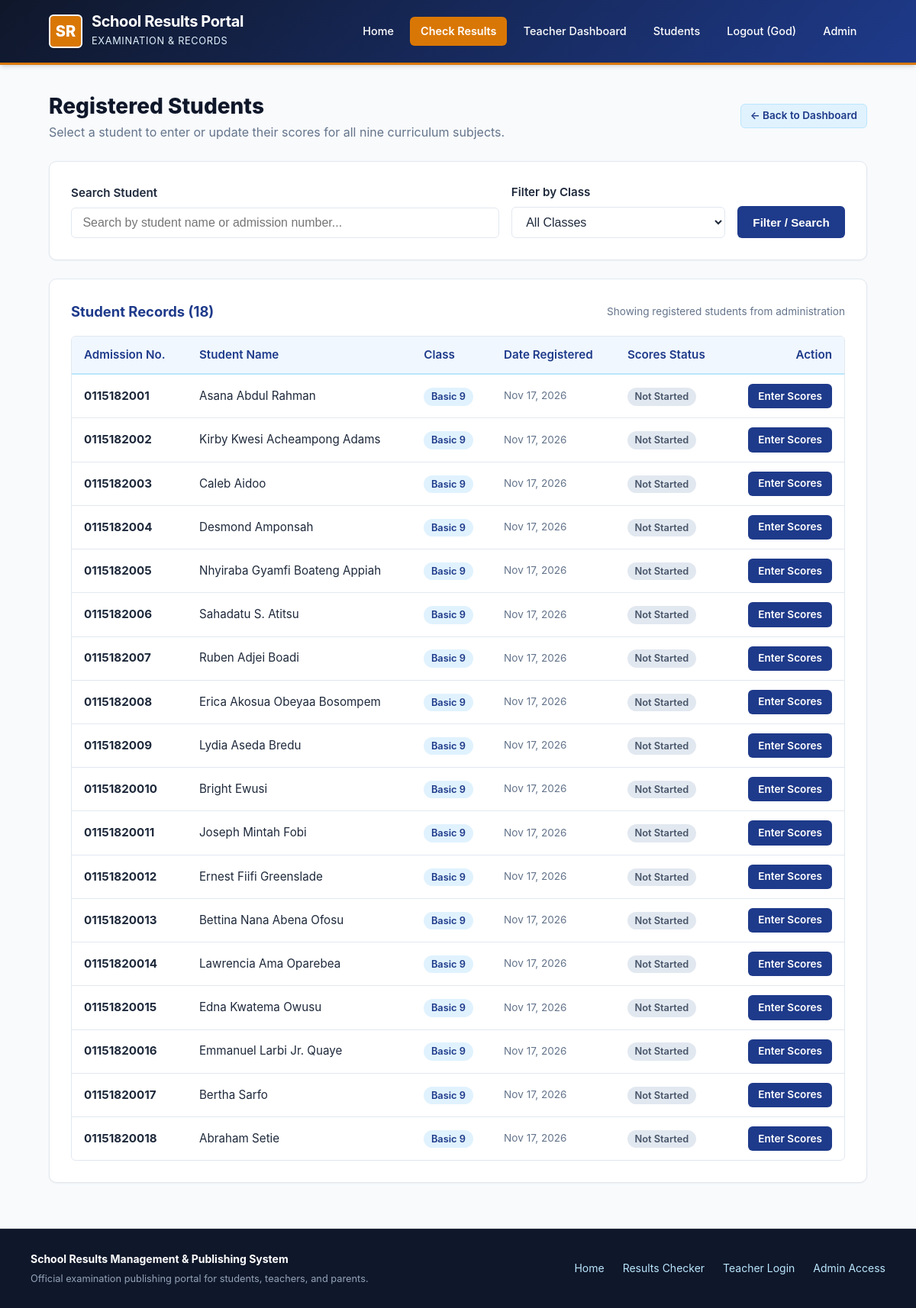
The page /teacher/students/ (signed in) on the database its author committed.
### students/models.py (models this page shows, shortened)
class Student(models.Model):
    admission_number = models.CharField(
        max_length=20,
        unique=True,
        verbose_name="Admission Number"
    )
    first_name = models.CharField(max_length=50, verbose_name="First Name")
    last_name = models.CharField(max_length=50, verbose_name="Last Name")
    class_name = models.CharField(max_length=20, verbose_name="Class")
    date_registered = models.DateTimeField(auto_now_add=True, verbose_name="Date Registered")
    class Meta:
        ordering = ['class_name', 'last_name', 'first_name']
        verbose_name = "Student"
        verbose_name_plural = "Students"
    @property
    def full_name(self):
        return f"{self.first_name} {self.last_name}"
    @property
    def index_number(self):
        """Backwards compatibility alias for admission_number."""
        return self.admission_number

### students/views.py (the view)
# urls.py: path('teacher/students/', views.teacher_students, name='teacher_students'),
@login_required(login_url='teacher_login')
def teacher_students(request):
    query = request.GET.get('q', '').strip()
    selected_class = request.GET.get('class', '').strip()
    students = Student.objects.all()
    if query:
        students = students.filter(
            Q(admission_number__icontains=query) |
            Q(first_name__icontains=query) |
            Q(last_name__icontains=query)
        )
    if selected_class:
        students = students.filter(class_name=selected_class)
    total_subjects = Subject.objects.count()
    students = students.annotate(results_count=Count('results')).order_by('class_name', 'last_name', 'first_name')
    available_classes = Student.objects.values_list('class_name', flat=True).distinct().order_by('class_name')
    return render(request, 'students/teacher_students.html', {
        'students': students,
        'query': query,
        'selected_class': selected_class,
        'available_classes': available_classes,
        'total_subjects': total_subjects,
    })

### templates/students/teacher_students.html (shortened to what this page needs)
{% extends 'base.html' %}
{% block content %}
<div style="display: flex; justify-content: space-between; align-items: center; flex-wrap: wrap; gap: 1rem; margin-bottom: 1.5rem;">
    <div>
        <h2 style="color: var(--navy-dark); font-size: 1.75rem; font-weight: 800;">
            Registered Students
        </h2>
        <p style="color: var(--text-muted);">
            Select a student to enter or update their scores for all nine curriculum subjects.
        </p>
    </div>
    <div style="display: flex; gap: 0.5rem;">
        <a href="{% url 'teacher_dashboard' %}" class="btn btn-secondary btn-sm">
            &larr; Back to Dashboard
        </a>
    </div>
</div>
<div class="card" style="margin-bottom: 1.5rem;">
    <form method="GET" action="{% url 'teacher_students' %}" style="display: flex; gap: 1rem; flex-wrap: wrap; align-items: flex-end;">
        <div style="flex: 2; min-width: 250px;">
            <label class="form-label" for="search-input">Search Student</label>
            <input
                type="text"
                id="search-input"
                name="q"
                value="{{ query }}"
                class="form-control"
                placeholder="Search by student name or admission number..."
            >
        </div>
        {% if available_classes %}
            <div style="flex: 1; min-width: 150px;">
                <label class="form-label" for="class-select">Filter by Class</label>
                <select id="class-select" name="class" class="form-control">
                    <option value="">All Classes</option>
                </select>
            </div>
        {% endif %}
        <div style="display: flex; gap: 0.5rem;">
            <button type="submit" class="btn btn-primary">Filter / Search</button>
        </div>
    </form>
</div>
<div class="card">
    <div style="display: flex; justify-content: space-between; align-items: center; margin-bottom: 1rem;">
        <h3 class="card-title" style="font-size: 1.15rem;">
            Student Records ({{ students|length }})
        </h3>
        <span style="font-size: 0.85rem; color: var(--text-muted);">
            Showing registered students from administration
        </span>
    </div>
    {% if students %}
        <div class="table-responsive">
            <table class="table">
                <thead>
                    <tr>
                        <th>Admission No.</th>
                        <th>Student Name</th>
                        <th>Class</th>
                        <th>Date Registered</th>
                        <th>Scores Status</th>
                        <th style="text-align: right;">Action</th>
                    </tr>
                </thead>
                <tbody>
                    {% for student in students %}
                        <tr>
                            <td><strong>{{ student.admission_number }}</strong></td>
                            <td>{{ student.full_name }}</td>
                            <td><span class="badge badge-info">{{ student.class_name }}</span></td>
                            <td style="color: var(--text-muted); font-size: 0.85rem;">
                                {{ student.date_registered|date:"M d, Y" }}
                            </td>
                            <td>
                                {% if student.results_count >= total_subjects and total_subjects > 0 %}
                                    <span class="badge badge-success">Completed ({{ student.results_count }}/{{ total_subjects }})</span>
                                {% elif student.results_count > 0 %}
                                    <span class="badge badge-warning">Partial ({{ student.results_count }}/{{ total_subjects }})</span>
                                {% else %}
                                    <span class="badge" style="background:#e2e8f0; color:#475569;">Not Started</span>
                                {% endif %}
                            </td>
                            <td style="text-align: right;">
                                <a href="{% url 'teacher_enter_scores' student.id %}" class="btn btn-primary btn-sm">
                                    {% if student.results_count > 0 %}Update Scores{% else %}Enter Scores{% endif %}
                                </a>
                            </td>
                        </tr>
                    {% endfor %}
                </tbody>
            </table>
        </div>
    {% endif %}
</div>
{% endblock %}

### templates/base.html (shortened to what this page needs)
{% load static %}
<!DOCTYPE html>
<html lang="en">
<head>
    <link rel="stylesheet" href="{% static 'css/style.css' %}">
</head>
<body>
    <header class="site-header">
        <div class="header-container">
            <a href="{% url 'home' %}" class="school-brand">
                <div class="brand-crest">SR</div>
                <div class="brand-text">
                    <h1>School Results Portal</h1>
                    <span>Examination & Records</span>
                </div>
            </a>
            <nav class="main-nav">
                <a href="{% url 'home' %}" class="nav-link">Home</a>
                <a href="{% url 'parent_search' %}" class="nav-link nav-btn-highlight">Check Results</a>
                {% if user.is_authenticated %}
                    <a href="{% url 'teacher_dashboard' %}" class="nav-link">Teacher Dashboard</a>
                    <a href="{% url 'teacher_students' %}" class="nav-link">Students</a>
                    <a href="{% url 'teacher_logout' %}" class="nav-link">Logout ({{ user.username }})</a>
                {% else %}
                    <a href="{% url 'teacher_login' %}" class="nav-link">Teacher Portal</a>
                {% endif %}
                <a href="/admin/" class="nav-link" target="_blank">Admin</a>
            </nav>
        </div>
    </header>
    <main class="site-content">
        {% block content %}
        {% endblock %}
    </main>
    <footer class="site-footer">
        <div class="footer-container">
            <div>
                <strong>School Results Management &amp; Publishing System</strong>
                <p style="margin-top: 0.25rem; color: #94a3b8; font-size: 0.8rem;">
                    Official examination publishing portal for students, teachers, and parents.
                </p>
            </div>
            <div class="footer-links">
                <a href="{% url 'home' %}">Home</a>
                <a href="{% url 'parent_search' %}">Results Checker</a>
                <a href="{% url 'teacher_login' %}">Teacher Login</a>
                <a href="/admin/">Admin Access</a>
            </div>
        </div>
    </footer>
</body>
</html>

### rows shown on the page
Student: admission_number "0115182001", full_name "Asana Abdul Rahman", class_name "Basic 9", date_registered "Nov 17, 2026", shows "Not Started", shows "Enter Scores"
Student: admission_number "0115182002", full_name "Kirby Kwesi Acheampong Adams", class_name "Basic 9", date_registered "Nov 17, 2026", shows "Not Started", shows "Enter Scores"
Student: admission_number "0115182003", full_name "Caleb Aidoo", class_name "Basic 9", date_registered "Nov 17, 2026", shows "Not Started", shows "Enter Scores"
Student: admission_number "0115182004", full_name "Desmond Amponsah", class_name "Basic 9", date_registered "Nov 17, 2026", shows "Not Started", shows "Enter Scores"
Student: admission_number "0115182005", full_name "Nhyiraba Gyamfi Boateng Appiah", class_name "Basic 9", date_registered "Nov 17, 2026", shows "Not Started", shows "Enter Scores"
Student: admission_number "0115182006", full_name "Sahadatu S. Atitsu", class_name "Basic 9", date_registered "Nov 17, 2026", shows "Not Started", shows "Enter Scores"
Student: admission_number "0115182007", full_name "Ruben Adjei Boadi", class_name "Basic 9", date_registered "Nov 17, 2026", shows "Not Started", shows "Enter Scores"
Student: admission_number "0115182008", full_name "Erica Akosua Obeyaa Bosompem", class_name "Basic 9", date_registered "Nov 17, 2026", shows "Not Started", shows "Enter Scores"
Student: admission_number "0115182009", full_name "Lydia Aseda Bredu", class_name "Basic 9", date_registered "Nov 17, 2026", shows "Not Started", shows "Enter Scores"
Student: admission_number "01151820010", full_name "Bright Ewusi", class_name "Basic 9", date_registered "Nov 17, 2026", shows "Not Started", shows "Enter Scores"
Student: admission_number "01151820011", full_name "Joseph Mintah Fobi", class_name "Basic 9", date_registered "Nov 17, 2026", shows "Not Started", shows "Enter Scores"
Student: admission_number "01151820012", full_name "Ernest Fiifi Greenslade", class_name "Basic 9", date_registered "Nov 17, 2026", shows "Not Started", shows "Enter Scores"
Student: admission_number "01151820013", full_name "Bettina Nana Abena Ofosu", class_name "Basic 9", date_registered "Nov 17, 2026", shows "Not Started", shows "Enter Scores"
Student: admission_number "01151820014", full_name "Lawrencia Ama Oparebea", class_name "Basic 9", date_registered "Nov 17, 2026", shows "Not Started", shows "Enter Scores"
Student: admission_number "01151820015", full_name "Edna Kwatema Owusu", class_name "Basic 9", date_registered "Nov 17, 2026", shows "Not Started", shows "Enter Scores"
Student: admission_number "01151820016", full_name "Emmanuel Larbi Jr. Quaye", class_name "Basic 9", date_registered "Nov 17, 2026", shows "Not Started", shows "Enter Scores"
Student: admission_number "01151820017", full_name "Bertha Sarfo", class_name "Basic 9", date_registered "Nov 17, 2026", shows "Not Started", shows "Enter Scores"
Student: admission_number "01151820018", full_name "Abraham Setie", class_name "Basic 9", date_registered "Nov 17, 2026", shows "Not Started", shows "Enter Scores"

### other values the page prints
{{ user.username }} "God"
{{ students|length }} "18"
